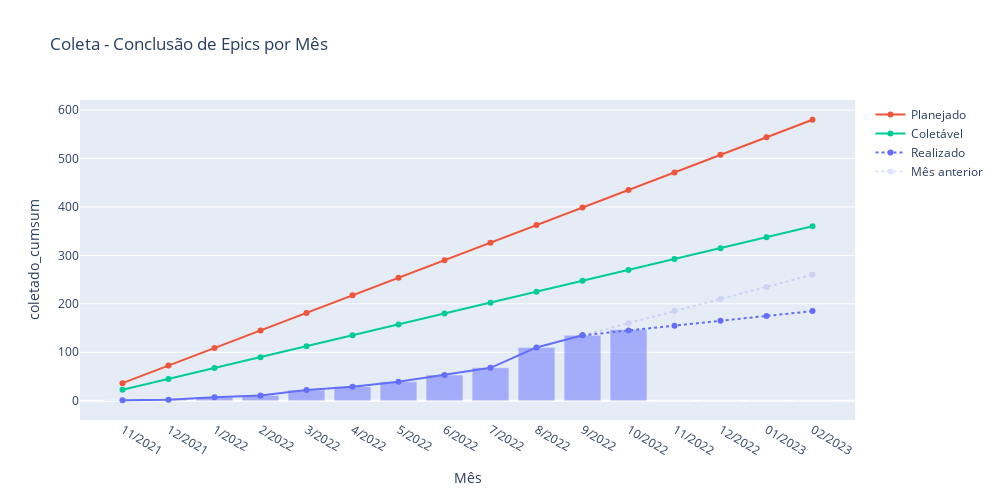

The cell this chart's notebook holds for it:
### Markdown cell above
## Gráfico com Previsões

### Code cell
#TODO atualizar estimativa de coletável
def plot_speed_epics(df, df_week, title):      
    
    df['coletado_cumsum'] = df['Coletado'].cumsum()   
    coletado_cumsum_anterior = df['coletado_cumsum'][:-1].values.tolist()
    # df["closed_cumsum"] = df["closed"].cumsum()             
    # df["naocoletado_cumsum"] = df["Não coletável"].cumsum()  
    
    total_coletado_mes_anterior  = df['Coletado'][:-1].sum()
    coletado_por_mes_atualizado = df_week['Coletado'][-4:].sum()  #df["Coletado"].mean()
    coletado_por_mes_anterior   = df['Coletado'][-2:-1].values[0]
    # fechado_por_mes = df["closed"].mean()      
    # total_coletado  = df['Coletado'].sum()

    # Definindo os meses de interesse
    df = df.merge( pd.DataFrame(["11/2021", "12/2021"] + [f'{x}/2022' for x in range(1,13)] + 
                                ["01/2023", "02/2023"], columns=["month_year"]), how="right").fillna(0)    
    
    # Baselines
    n_templates = 15 + 5            # 15 + 5 municipios
    total_epics_by_template = 29    # Siplanweb    
    
    total_epics = total_epics_by_template * n_templates    
    total_months = df.shape[0]
    future_months = total_months - len(coletado_cumsum_anterior) + 1
    ideal_speed = total_epics / total_months
    
    media_nao_coletavel = (12 + 12 + 12 + 8) / 4   # Siplanweb + Betha + MunicipalNet + ADPM    
    total_coletaveis = total_epics - (media_nao_coletavel * n_templates)
    ideal_speed_discounted = total_coletaveis / total_months
    
    previsao_mes_anterior = [total_coletado_mes_anterior + (i * coletado_por_mes_anterior) for i in range(future_months)]
    previsao_atual = [total_coletado_mes_anterior + (i * coletado_por_mes_atualizado) for i in range(future_months)]
    
    # Plot
    fig =  px.bar(df, x="month_year", y='coletado_cumsum', title=title, opacity=0.5, height=500, width=1000,
                 labels={"value":"Epics concluídas (acumulado)", "month_year":"Mês", 'variable':''})

    fig.update_layout(yaxis = dict(tickmode = 'linear', tick0 = 0, dtick = 100))
    fig.add_traces([
        go.Scatter(x=df.month_year, y=[i * ideal_speed for i in range(1, total_months+1)], name="Planejado", opacity=1,
                  line=go.scatter.Line(color='#ef553b')), #color="red" ff6692 ef553b     
        go.Scatter(x=df.month_year, y=[i * ideal_speed_discounted for i in range(1, total_months+1)], name="Coletável",
                  line=go.scatter.Line(color="#00CC96")), #AB63FA
        go.Scatter(x=df.month_year, y=coletado_cumsum_anterior, name="Realizado", 
                  line=go.scatter.Line(dash='solid', color="#636efa"), opacity=1, showlegend=False), 
        go.Scatter(x=df.month_year[-future_months:], y=previsao_atual, name="Realizado", 
                  line=go.scatter.Line(dash='dot', color="#636efa"), opacity=1),
        go.Scatter(x=df.month_year[-future_months:], y=previsao_mes_anterior, name="Mês anterior",
                  line=go.scatter.Line(dash='dot', color="#636efa"), opacity=0.2),
        # go.Scatter(x=df.month_year, y=[i * velocidade_coleta for i in range(1, total_months+1)], name="Realizado",
        #           line=go.scatter.Line(color="#636efa"), opacity=1),#, text=df), #8c86ff
        # go.Scatter(x=df.month_year, y=mes_anterior, name="Mês anterior",
        #           line=go.scatter.Line(color="#636efa"), opacity=0.2),
        # go.Scatter(x=df.month_year, y=[i * velocidade_total for i in range(1, total_months+1)], name="Total Fechado",
        #           line=go.scatter.Line(color="blue"), opacity=0.1),    # Inclui todas epics fechadas
                    # dash -> ['solid', 'dot', 'dash', 'longdash', 'dashdot', 'longdashdot']
    ])
    
    return fig

#-------------------------------------------------------------------------------------
#4c72b0', '#dd8452', '#55a868', '#c44e52', '#8172b3', 
# '#937860', '#da8bc3', '#8c8c8c', '#ccb974', '#64b5cd'

count_epics_month = pd.read_csv("data/count_epics_month.csv")
count_epics_week  = pd.read_csv("data/count_epics_week.csv")
display(count_epics_month.tail())

# count_epics_month = count_epics_month[count_epics_month.month_year != '11/2022'] #TODO 
plot_speed_epics(count_epics_month, count_epics_week, title='Coleta - Conclusão de Epics por Mês')

### Figure 1 — Plotly figure (JSON) as saved in the notebook; plotly's stock layout.template omitted (floating-point values rounded to 4 significant figures)
{"data": [{"alignmentgroup": "True", "hovertemplate": "Mês=%{x}<br>coletado_cumsum=%{y}<extra></extra>", "legendgroup": "", "marker": {"color": "#636efa", "opacity": 0.5, "pattern": {"shape": ""}}, "name": "", "offsetgroup": "", "orientation": "v", "showlegend": false, "textposition": "auto", "type": "bar", "x": ["11/2021", "12/2021", "1/2022", "2/2022", "3/2022", "4/2022", "5/2022", "6/2022", "7/2022", "8/2022", "9/2022", "10/2022", "11/2022", "12/2022", "01/2023", "02/2023"], "xaxis": "x", "y": [1, 2, 7, 11, 22, 29, 39, 53, 68, 110, 135, 147, 0, 0, 0, 0], "yaxis": "y"}, {"line": {"color": "#ef553b"}, "name": "Planejado", "opacity": 1, "type": "scatter", "x": ["11/2021", "12/2021", "1/2022", "2/2022", "3/2022", "4/2022", "5/2022", "6/2022", "7/2022", "8/2022", "9/2022", "10/2022", "11/2022", "12/2022", "01/2023", "02/2023"], "y": [36.25, 72.5, 108.8, 145, 181.2, 217.5, 253.8, 290, 326.2, 362.5, 398.8, 435, 471.2, 507.5, 543.8, 580]}, {"line": {"color": "#00CC96"}, "name": "Coletável", "type": "scatter", "x": ["11/2021", "12/2021", "1/2022", "2/2022", "3/2022", "4/2022", "5/2022", "6/2022", "7/2022", "8/2022", "9/2022", "10/2022", "11/2022", "12/2022", "01/2023", "02/2023"], "y": [22.5, 45, 67.5, 90, 112.5, 135, 157.5, 180, 202.5, 225, 247.5, 270, 292.5, 315, 337.5, 360]}, {"line": {"color": "#636efa", "dash": "solid"}, "name": "Realizado", "opacity": 1, "showlegend": false, "type": "scatter", "x": ["11/2021", "12/2021", "1/2022", "2/2022", "3/2022", "4/2022", "5/2022", "6/2022", "7/2022", "8/2022", "9/2022", "10/2022", "11/2022", "12/2022", "01/2023", "02/2023"], "y": [1, 2, 7, 11, 22, 29, 39, 53, 68, 110, 135]}, {"line": {"color": "#636efa", "dash": "dot"}, "name": "Realizado", "opacity": 1, "type": "scatter", "x": ["9/2022", "10/2022", "11/2022", "12/2022", "01/2023", "02/2023"], "y": [135, 145, 155, 165, 175, 185]}, {"line": {"color": "#636efa", "dash": "dot"}, "name": "Mês anterior", "opacity": 0.2, "type": "scatter", "x": ["9/2022", "10/2022", "11/2022", "12/2022", "01/2023", "02/2023"], "y": [135, 160, 185, 210, 235, 260]}], "layout": {"barmode": "relative", "height": 500, "legend": {"tracegroupgap": 0}, "title": {"text": "Coleta - Conclusão de Epics por Mês"}, "width": 1000, "xaxis": {"anchor": "y", "autorange": true, "domain": [0, 1], "range": [-0.9243, 15.92], "title": {"text": "Mês"}, "type": "category"}, "yaxis": {"anchor": "x", "autorange": true, "domain": [0, 1], "dtick": 100, "range": [-39.77, 620.8], "tick0": 0, "tickmode": "linear", "title": {"text": "coletado_cumsum"}, "type": "linear"}}}
